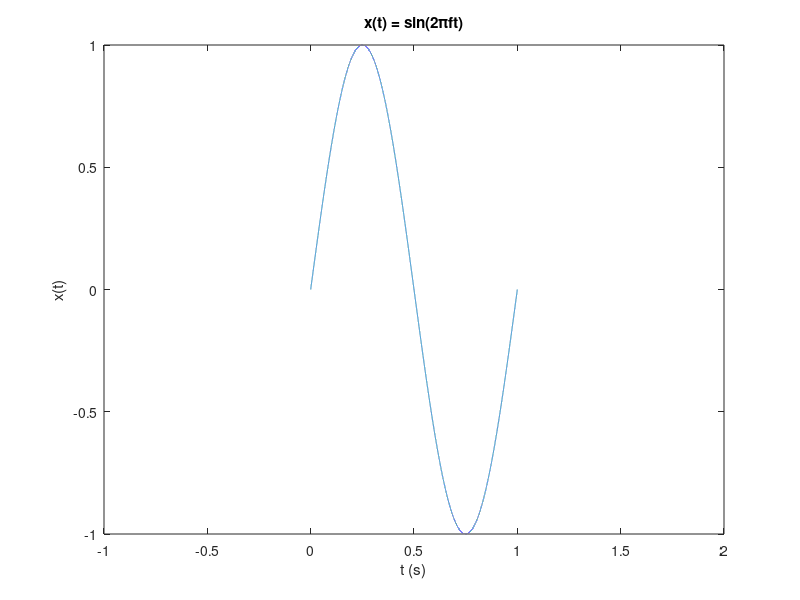
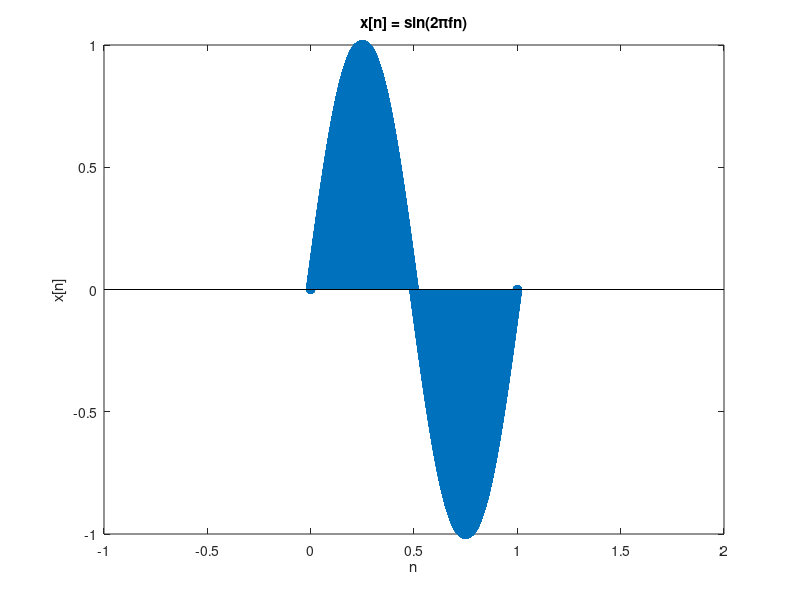

Recreate these plots in MATLAB, in order.
% signals.m
%   Signals demonstration
%   author: RJ Macaranas

%% Get time values
Fs = 44.1e3; % sampling frequency (Hz)
tstart = 0; % start time (s)
tstop = 1; % stop time (s)
tstep = 1/Fs; % sample time (s)

% time values from tstart to tstop in tstep increments
t = tstart: tstep: tstop;

% sine wave, x(t) = sin(2πft) = sin(omega * t)
f = 1; % frequency of sine wave (Hz)
x = sin(2*pi*f*t); 

% continuous-time (CT) we can use plot
fig = plot(t, x); title("x(t) = sin(2πft)"); xlim([-1 2])
xlabel("t (s)"); ylabel("x(t)"); pause(5);
saveas(fig, "figures/1/1.png")

% discrete-time (DT) we can use stem
fig = stem(t, x); title("x[n] = sin(2πfn)"); xlim([-1 2])
xlabel("n"); ylabel("x[n]"); pause(5);
saveas(fig, "figures/1/2.png")


% to observe time shift, we can redefine x
tshift = 0.5; % time shift (s)
plot(t, x); title("x(t) = sin(2πft)"); xlim([-1 2])
xlabel("t (s)"); ylabel("x(t)"); pause(2);

for dt = 0: 0.1*tshift: tshift
    x = sin(2*pi*f * (t - dt));
    plot(t, x); title("x(t) = sin(2πf (t - dt)"); xlim([-1 2])
    xlabel("t (s)"); ylabel("x(t)"); pause(1);
end
